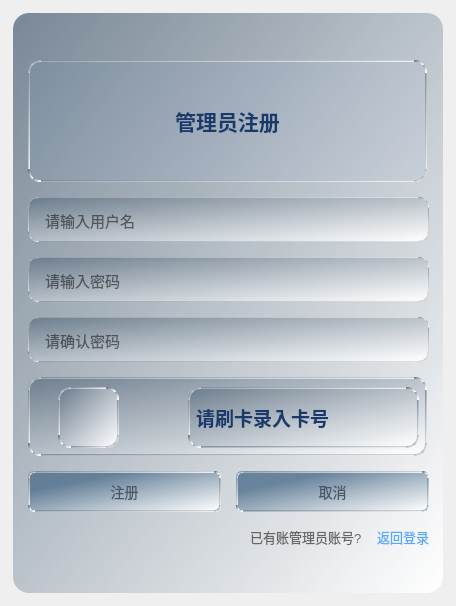
<?xml version="1.0" encoding="UTF-8"?>
<ui version="4.0">
 <class>RegisterWidget</class>
 <widget class="QWidget" name="RegisterWidget">
  <property name="geometry">
   <rect>
    <x>0</x>
    <y>0</y>
    <width>456</width>
    <height>606</height>
   </rect>
  </property>
  <property name="windowTitle">
   <string>Form</string>
  </property>
  <property name="styleSheet">
   <string notr="true">QWidget#RegisterWidget{
    background-image: qlineargradient(spread:pad, x1:0, y1:0, x2:1, y2:1, stop:0 rgba(100, 118, 135, 217), stop:1 rgba(255, 255, 255, 255));
	font-family: &quot;Microsoft YaHei&quot;;
}</string>
  </property>
  <layout class="QHBoxLayout" name="horizontalLayout_3">
   <item>
    <widget class="QFrame" name="registerFrame">
     <property name="minimumSize">
      <size>
       <width>430</width>
       <height>580</height>
      </size>
     </property>
     <property name="maximumSize">
      <size>
       <width>430</width>
       <height>580</height>
      </size>
     </property>
     <property name="styleSheet">
      <string notr="true">QFrame#registerFrame{
    background:qlineargradient(spread:pad, x1:0, y1:0, x2:1, y2:1, stop:0 rgba(100, 118, 135, 217), stop:1 rgba(255, 255, 255, 255));
    border-radius: 16px;
    border: none;
}</string>
     </property>
     <property name="frameShape">
      <enum>QFrame::StyledPanel</enum>
     </property>
     <property name="frameShadow">
      <enum>QFrame::Raised</enum>
     </property>
     <widget class="QWidget" name="verticalLayoutWidget">
      <property name="geometry">
       <rect>
        <x>0</x>
        <y>0</y>
        <width>431</width>
        <height>581</height>
       </rect>
      </property>
      <layout class="QVBoxLayout" name="verticalLayout">
       <property name="spacing">
        <number>15</number>
       </property>
       <property name="leftMargin">
        <number>15</number>
       </property>
       <property name="topMargin">
        <number>15</number>
       </property>
       <property name="rightMargin">
        <number>15</number>
       </property>
       <property name="bottomMargin">
        <number>15</number>
       </property>
       <item>
        <layout class="QVBoxLayout" name="verticalLayout_3">
         <item>
          <widget class="QLabel" name="loginLabel">
           <property name="minimumSize">
            <size>
             <width>399</width>
             <height>122</height>
            </size>
           </property>
           <property name="maximumSize">
            <size>
             <width>399</width>
             <height>122</height>
            </size>
           </property>
           <property name="styleSheet">
            <string notr="true">QLabel#loginLabel{
border: 2px solid qlineargradient(spread:pad, x1:0, y1:0, x2:1, y2:1, stop:0 rgba(100, 118, 135, 217), stop:1 rgba(255, 255, 255, 255));
border-radius: 12px;
background: rgba(46,125,255,0.03);
}</string>
           </property>
           <property name="frameShadow">
            <enum>QFrame::Plain</enum>
           </property>
           <property name="text">
            <string>&lt;html&gt;&lt;head/&gt;&lt;body&gt;&lt;p align=&quot;center&quot;&gt;&lt;span style=&quot; font-size:16pt; font-weight:600; color:#1a3a6b;&quot;&gt;管理员注册&lt;/span&gt;&lt;/p&gt;&lt;/body&gt;&lt;/html&gt;</string>
           </property>
           <property name="alignment">
            <set>Qt::AlignCenter</set>
           </property>
          </widget>
         </item>
         <item>
          <layout class="QVBoxLayout" name="verticalLayout_2">
           <item>
            <widget class="QLineEdit" name="userRegisterEdit">
             <property name="minimumSize">
              <size>
               <width>0</width>
               <height>45</height>
              </size>
             </property>
             <property name="maximumSize">
              <size>
               <width>16777215</width>
               <height>45</height>
              </size>
             </property>
             <property name="styleSheet">
              <string notr="true">QLineEdit{
    background-color: qlineargradient(spread:pad, x1:0, y1:0, x2:1, y2:1, stop:0 rgba(100, 118, 135, 217), stop:1 rgba(255, 255, 255, 255));
    border: 1px solid qlineargradient(spread:pad, x1:0, y1:0, x2:1, y2:1, stop:0 rgba(100, 118, 135, 217), stop:1 rgba(255, 255, 255, 255));
    border-radius: 10px;
    padding: 11px 14px;
    font-size: 15px;
    color: rgb(0, 0, 0);
}
/* 输入框聚焦高亮 */
QLineEdit:focus{
    border: 1px solid #348aff;
}
/* 占位提示浅灰色 */
QLineEdit::placeholder{
    color: #888888;
}</string>
             </property>
             <property name="placeholderText">
              <string>请输入用户名</string>
             </property>
            </widget>
           </item>
           <item>
            <widget class="QLineEdit" name="passwordRegisterEdit">
             <property name="minimumSize">
              <size>
               <width>0</width>
               <height>45</height>
              </size>
             </property>
             <property name="maximumSize">
              <size>
               <width>16777215</width>
               <height>45</height>
              </size>
             </property>
             <property name="styleSheet">
              <string notr="true">QLineEdit{
    background-color: qlineargradient(spread:pad, x1:0, y1:0, x2:1, y2:1, stop:0 rgba(100, 118, 135, 217), stop:1 rgba(255, 255, 255, 255));
    border: 1px solid qlineargradient(spread:pad, x1:0, y1:0, x2:1, y2:1, stop:0 rgba(100, 118, 135, 217), stop:1 rgba(255, 255, 255, 255));
    border-radius: 10px;
    padding: 11px 14px;
    font-size: 15px;
    color: rgb(0, 0, 0);
}
/* 输入框聚焦高亮 */
QLineEdit:focus{
    border: 1px solid #348aff;
}
/* 占位提示浅灰色 */
QLineEdit::placeholder{
    color: #888888;
}</string>
             </property>
             <property name="echoMode">
              <enum>QLineEdit::Password</enum>
             </property>
             <property name="placeholderText">
              <string>请输入密码</string>
             </property>
            </widget>
           </item>
           <item>
            <widget class="QLineEdit" name="passwordComfirEdit">
             <property name="minimumSize">
              <size>
               <width>0</width>
               <height>45</height>
              </size>
             </property>
             <property name="maximumSize">
              <size>
               <width>16777215</width>
               <height>45</height>
              </size>
             </property>
             <property name="styleSheet">
              <string notr="true">QLineEdit{
    background-color: qlineargradient(spread:pad, x1:0, y1:0, x2:1, y2:1, stop:0 rgba(100, 118, 135, 217), stop:1 rgba(255, 255, 255, 255));
    border: 1px solid qlineargradient(spread:pad, x1:0, y1:0, x2:1, y2:1, stop:0 rgba(100, 118, 135, 217), stop:1 rgba(255, 255, 255, 255));
    border-radius: 10px;
    padding: 11px 14px;
    font-size: 15px;
    color: rgb(0, 0, 0);
}
/* 输入框聚焦高亮 */
QLineEdit:focus{
    border: 1px solid #348aff;
}
/* 占位提示浅灰色 */
QLineEdit::placeholder{
    color: #888888;
}</string>
             </property>
             <property name="echoMode">
              <enum>QLineEdit::Password</enum>
             </property>
             <property name="placeholderText">
              <string>请确认密码</string>
             </property>
            </widget>
           </item>
          </layout>
         </item>
         <item>
          <widget class="QFrame" name="readCardFrame">
           <property name="minimumSize">
            <size>
             <width>399</width>
             <height>79</height>
            </size>
           </property>
           <property name="maximumSize">
            <size>
             <width>399</width>
             <height>79</height>
            </size>
           </property>
           <property name="styleSheet">
            <string notr="true">QFrame
{
border: 2px solid qlineargradient(spread:pad, x1:0, y1:0, x2:1, y2:1, stop:0 rgba(100, 118, 135, 217), stop:1 rgba(255, 255, 255, 255));
border-radius: 12px;
background: qlineargradient(spread:pad, x1:0, y1:0, x2:1, y2:1, stop:0 rgba(100, 118, 135, 217), stop:1 rgba(255, 255, 255, 255));
}</string>
           </property>
           <property name="frameShape">
            <enum>QFrame::StyledPanel</enum>
           </property>
           <property name="frameShadow">
            <enum>QFrame::Raised</enum>
           </property>
           <widget class="QLabel" name="cardLabel">
            <property name="geometry">
             <rect>
              <x>160</x>
              <y>10</y>
              <width>231</width>
              <height>61</height>
             </rect>
            </property>
            <property name="styleSheet">
             <string notr="true">QLabel#cardLabel{
    font-size: 22px;
    color: rgb(26, 58, 107);
    font-weight: 500;
}</string>
            </property>
            <property name="text">
             <string>&lt;html&gt;&lt;head/&gt;&lt;body&gt;&lt;p&gt;&lt;span style=&quot; font-size:14pt; font-weight:600; color:#1a3a6b;&quot;&gt;请刷卡录入卡号&lt;/span&gt;&lt;/p&gt;&lt;/body&gt;&lt;/html&gt;</string>
            </property>
           </widget>
           <widget class="QLabel" name="cardIconLabel">
            <property name="geometry">
             <rect>
              <x>30</x>
              <y>10</y>
              <width>61</width>
              <height>61</height>
             </rect>
            </property>
            <property name="frameShape">
             <enum>QFrame::NoFrame</enum>
            </property>
            <property name="text">
             <string/>
            </property>
            <property name="pixmap">
             <pixmap resource="src.qrc">:/image/shuaka2.png</pixmap>
            </property>
            <property name="scaledContents">
             <bool>true</bool>
            </property>
           </widget>
          </widget>
         </item>
         <item>
          <layout class="QHBoxLayout" name="horizontalLayout">
           <item>
            <widget class="QPushButton" name="submitButton">
             <property name="minimumSize">
              <size>
               <width>0</width>
               <height>41</height>
              </size>
             </property>
             <property name="maximumSize">
              <size>
               <width>16777215</width>
               <height>41</height>
              </size>
             </property>
             <property name="styleSheet">
              <string notr="true">QPushButton
{
	background: qlineargradient(spread:pad, x1:0, y1:0, x2:1, y2:1, stop:0.248927 rgba(85, 116, 143, 217), stop:1 rgba(255, 255, 255, 255));
	color: rgb(74, 85, 104);
	border: 2px solid qlineargradient(spread:pad, x1:0, y1:0, x2:1, y2:1, stop:0 rgba(100, 118, 135, 217), stop:1 rgba(255, 255, 255, 255));
	border-radius: 6px;
	font-size: 14px;
	font: 63 9pt &quot;Bahnschrift SemiBold SemiConden&quot;;
}
QPushButton:hover {
    background: qlineargradient(spread:pad, x1:0, y1:0, x2:1, y2:1, stop:0 rgba(100, 118, 135, 217), stop:1 rgba(255, 255, 255, 255));
    color: #1A3A6B;
}

QPushButton:pressed {
    background: qlineargradient(spread:pad, x1:0, y1:0, x2:1, y2:1, stop:0 rgba(100, 118, 135, 217), stop:1 rgba(255, 255, 255, 255));
	color: #1A3A6B;
    font-weight: bold;
}</string>
             </property>
             <property name="text">
              <string>注册</string>
             </property>
            </widget>
           </item>
           <item>
            <widget class="QPushButton" name="cancelSubmitButton">
             <property name="minimumSize">
              <size>
               <width>0</width>
               <height>41</height>
              </size>
             </property>
             <property name="maximumSize">
              <size>
               <width>16777215</width>
               <height>41</height>
              </size>
             </property>
             <property name="styleSheet">
              <string notr="true">QPushButton
{
	background: qlineargradient(spread:pad, x1:0, y1:0, x2:1, y2:1, stop:0.248927 rgba(85, 116, 143, 217), stop:1 rgba(255, 255, 255, 255));
	color: rgb(74, 85, 104);
	border: 2px solid qlineargradient(spread:pad, x1:0, y1:0, x2:1, y2:1, stop:0 rgba(100, 118, 135, 217), stop:1 rgba(255, 255, 255, 255));
	border-radius: 6px;
	font-size: 14px;
	font: 63 9pt &quot;Bahnschrift SemiBold SemiConden&quot;;
}
QPushButton:hover {
    background: qlineargradient(spread:pad, x1:0, y1:0, x2:1, y2:1, stop:0 rgba(100, 118, 135, 217), stop:1 rgba(255, 255, 255, 255));
    color: #1A3A6B;
}

QPushButton:pressed {
    background: qlineargradient(spread:pad, x1:0, y1:0, x2:1, y2:1, stop:0 rgba(100, 118, 135, 217), stop:1 rgba(255, 255, 255, 255));
	color: #1A3A6B;
    font-weight: bold;
}</string>
             </property>
             <property name="text">
              <string>取消</string>
             </property>
            </widget>
           </item>
          </layout>
         </item>
         <item>
          <layout class="QHBoxLayout" name="horizontalLayout_2">
           <item>
            <spacer name="horizontalSpacer">
             <property name="orientation">
              <enum>Qt::Horizontal</enum>
             </property>
             <property name="sizeHint" stdset="0">
              <size>
               <width>40</width>
               <height>20</height>
              </size>
             </property>
            </spacer>
           </item>
           <item>
            <widget class="QLabel" name="contentTextLabel">
             <property name="minimumSize">
              <size>
               <width>0</width>
               <height>18</height>
              </size>
             </property>
             <property name="maximumSize">
              <size>
               <width>16777215</width>
               <height>18</height>
              </size>
             </property>
             <property name="styleSheet">
              <string notr="true">QLabel#contentTextLabel{
    font-size: 13px;
    color: #666666;
    qproperty-alignment: AlignCenter;
}
</string>
             </property>
             <property name="text">
              <string>已有账管理员账号?</string>
             </property>
            </widget>
           </item>
           <item>
            <widget class="QPushButton" name="backLoginButton">
             <property name="minimumSize">
              <size>
               <width>0</width>
               <height>18</height>
              </size>
             </property>
             <property name="styleSheet">
              <string notr="true">QPushButton
{
	font-size: 13px;
    color: #666666;
	border:none;
	background:transparent;
	color:#55aaff;
}
QPushButton#backLoginButton:hover{
    color: qlineargradient(x1:0,y1:0,x2:0,y2:1,stop:0 #50a3ff, stop:1 #3086fa);
}</string>
             </property>
             <property name="text">
              <string>返回登录</string>
             </property>
            </widget>
           </item>
          </layout>
         </item>
        </layout>
       </item>
      </layout>
     </widget>
    </widget>
   </item>
  </layout>
 </widget>
 <resources>
  <include location="src.qrc"/>
 </resources>
 <connections/>
</ui>
